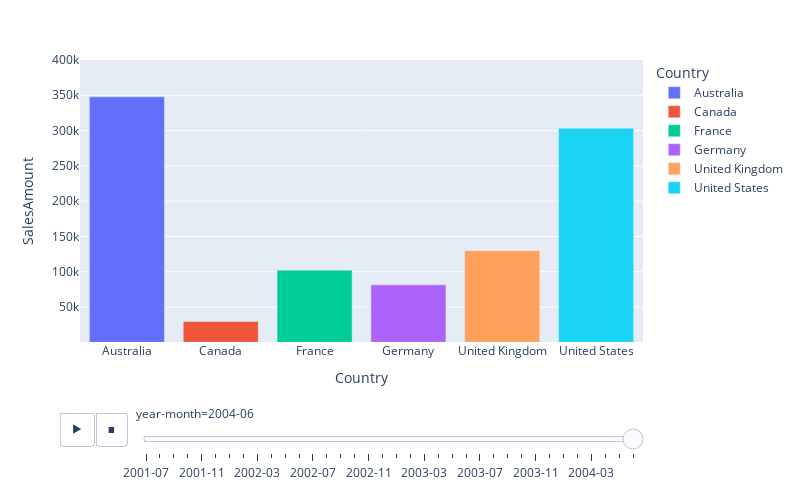

The notebook cell this image was saved under:
### Code cell
fig = px.bar(cont2, x="Country", y="SalesAmount", animation_frame="year-month", color="Country")
fig.update_layout(
    autosize=False,
    width=800,
    height=500)
fig.update_yaxes(range = [500,400000])

frames = []
for s, fr in enumerate(fig.frames):
    # set main traces to appropriate traces within plotly frame
    fig.update(data=fr.data)
    # move slider to correct place
    fig.layout.sliders[0].update(active=s)
    # generate image of current state
    frames.append(PIL.Image.open(io.BytesIO(fig.to_image(format="png"))))

    # create animated GIF
frames[0].save(
        "salse_country_bar.gif",
        save_all=True,
        append_images=frames[1:],
        optimize=True,
        duration=500,
        loop=0,
    )
    

#fig = px.bar(cont2, x="Country", y="SalesAmount", animation_frame="year-month", yaxis=[5000,500000])
fig.show()

### Figure 1 — Plotly figure (JSON) as saved in the notebook; plotly's stock layout.template omitted (floating-point values rounded to 4 significant figures)
{"data": [{"alignmentgroup": "True", "hovertemplate": "Country=%{x}<br>year-month=2004-06<br>SalesAmount=%{y}<extra></extra>", "legendgroup": "Australia", "marker": {"color": "#636efa", "pattern": {"shape": ""}}, "name": "Australia", "offsetgroup": "Australia", "orientation": "v", "showlegend": true, "textposition": "auto", "type": "bar", "x": ["Australia"], "xaxis": "x", "y": [347800.0], "yaxis": "y"}, {"alignmentgroup": "True", "hovertemplate": "Country=%{x}<br>year-month=2004-06<br>SalesAmount=%{y}<extra></extra>", "legendgroup": "Canada", "marker": {"color": "#EF553B", "pattern": {"shape": ""}}, "name": "Canada", "offsetgroup": "Canada", "orientation": "v", "showlegend": true, "textposition": "auto", "type": "bar", "x": ["Canada"], "xaxis": "x", "y": [29690.0], "yaxis": "y"}, {"alignmentgroup": "True", "hovertemplate": "Country=%{x}<br>year-month=2004-06<br>SalesAmount=%{y}<extra></extra>", "legendgroup": "France", "marker": {"color": "#00cc96", "pattern": {"shape": ""}}, "name": "France", "offsetgroup": "France", "orientation": "v", "showlegend": true, "textposition": "auto", "type": "bar", "x": ["France"], "xaxis": "x", "y": [102300.0], "yaxis": "y"}, {"alignmentgroup": "True", "hovertemplate": "Country=%{x}<br>year-month=2004-06<br>SalesAmount=%{y}<extra></extra>", "legendgroup": "Germany", "marker": {"color": "#ab63fa", "pattern": {"shape": ""}}, "name": "Germany", "offsetgroup": "Germany", "orientation": "v", "showlegend": true, "textposition": "auto", "type": "bar", "x": ["Germany"], "xaxis": "x", "y": [81430.0], "yaxis": "y"}, {"alignmentgroup": "True", "hovertemplate": "Country=%{x}<br>year-month=2004-06<br>SalesAmount=%{y}<extra></extra>", "legendgroup": "United Kingdom", "marker": {"color": "#FFA15A", "pattern": {"shape": ""}}, "name": "United Kingdom", "offsetgroup": "United Kingdom", "orientation": "v", "showlegend": true, "textposition": "auto", "type": "bar", "x": ["United Kingdom"], "xaxis": "x", "y": [129900.0], "yaxis": "y"}, {"alignmentgroup": "True", "hovertemplate": "Country=%{x}<br>year-month=2004-06<br>SalesAmount=%{y}<extra></extra>", "legendgroup": "United States", "marker": {"color": "#19d3f3", "pattern": {"shape": ""}}, "name": "United States", "offsetgroup": "United States", "orientation": "v", "showlegend": true, "textposition": "auto", "type": "bar", "x": ["United States"], "xaxis": "x", "y": [303400.0], "yaxis": "y"}], "layout": {"autosize": false, "barmode": "relative", "height": 500, "legend": {"title": {"text": "Country"}, "tracegroupgap": 0}, "margin": {"t": 60}, "sliders": [{"active": 35, "currentvalue": {"prefix": "year-month="}, "len": 0.9, "pad": {"b": 10, "t": 60}, "steps": [{"args": [["2001-07"], {"frame": {"duration": 0, "redraw": true}, "fromcurrent": true, "mode": "immediate", "transition": {"duration": 0, "easing": "linear"}}], "label": "2001-07", "method": "animate"}, {"args": [["2001-08"], {"frame": {"duration": 0, "redraw": true}, "fromcurrent": true, "mode": "immediate", "transition": {"duration": 0, "easing": "linear"}}], "label": "2001-08", "method": "animate"}, {"args": [["2001-09"], {"frame": {"duration": 0, "redraw": true}, "fromcurrent": true, "mode": "immediate", "transition": {"duration": 0, "easing": "linear"}}], "label": "2001-09", "method": "animate"}, {"args": [["2001-10"], {"frame": {"duration": 0, "redraw": true}, "fromcurrent": true, "mode": "immediate", "transition": {"duration": 0, "easing": "linear"}}], "label": "2001-10", "method": "animate"}, {"args": [["2001-11"], {"frame": {"duration": 0, "redraw": true}, "fromcurrent": true, "mode": "immediate", "transition": {"duration": 0, "easing": "linear"}}], "label": "2001-11", "method": "animate"}, {"args": [["2001-12"], {"frame": {"duration": 0, "redraw": true}, "fromcurrent": true, "mode": "immediate", "transition": {"duration": 0, "easing": "linear"}}], "label": "2001-12", "method": "animate"}, {"args": [["2002-01"], {"frame": {"duration": 0, "redraw": true}, "fromcurrent": true, "mode": "immediate", "transition": {"duration": 0, "easing": "linear"}}], "label": "2002-01", "method": "animate"}, {"args": [["2002-02"], {"frame": {"duration": 0, "redraw": true}, "fromcurrent": true, "mode": "immediate", "transition": {"duration": 0, "easing": "linear"}}], "label": "2002-02", "method": "animate"}, {"args": [["2002-03"], {"frame": {"duration": 0, "redraw": true}, "fromcurrent": true, "mode": "immediate", "transition": {"duration": 0, "easing": "linear"}}], "label": "2002-03", "method": "animate"}, {"args": [["2002-04"], {"frame": {"duration": 0, "redraw": true}, "fromcurrent": true, "mode": "immediate", "transition": {"duration": 0, "easing": "linear"}}], "label": "2002-04", "method": "animate"}, {"args": [["2002-05"], {"frame": {"duration": 0, "redraw": true}, "fromcurrent": true, "mode": "immediate", "transition": {"duration": 0, "easing": "linear"}}], "label": "2002-05", "method": "animate"}, {"args": [["2002-06"], {"frame": {"duration": 0, "redraw": true}, "fromcurrent": true, "mode": "immediate", "transition": {"duration": 0, "easing": "linear"}}], "label": "2002-06", "method": "animate"}, {"args": [["2002-07"], {"frame": {"duration": 0, "redraw": true}, "fromcurrent": true, "mode": "immediate", "transition": {"duration": 0, "easing": "linear"}}], "label": "2002-07", "method": "animate"}, {"args": [["2002-08"], {"frame": {"duration": 0, "redraw": true}, "fromcurrent": true, "mode": "immediate", "transition": {"duration": 0, "easing": "linear"}}], "label": "2002-08", "method": "animate"}, {"args": [["2002-09"], {"frame": {"duration": 0, "redraw": true}, "fromcurrent": true, "mode": "immediate", "transition": {"duration": 0, "easing": "linear"}}], "label": "2002-09", "method": "animate"}, {"args": [["2002-10"], {"frame": {"duration": 0, "redraw": true}, "fromcurrent": true, "mode": "immediate", "transition": {"duration": 0, "easing": "linear"}}], "label": "2002-10", "method": "animate"}, {"args": [["2002-11"], {"frame": {"duration": 0, "redraw": true}, "fromcurrent": true, "mode": "immediate", "transition": {"duration": 0, "easing": "linear"}}], "label": "2002-11", "method": "animate"}, {"args": [["2002-12"], {"frame": {"duration": 0, "redraw": true}, "fromcurrent": true, "mode": "immediate", "transition": {"duration": 0, "easing": "linear"}}], "label": "2002-12", "method": "animate"}, {"args": [["2003-01"], {"frame": {"duration": 0, "redraw": true}, "fromcurrent": true, "mode": "immediate", "transition": {"duration": 0, "easing": "linear"}}], "label": "2003-01", "method": "animate"}, {"args": [["2003-02"], {"frame": {"duration": 0, "redraw": true}, "fromcurrent": true, "mode": "immediate", "transition": {"duration": 0, "easing": "linear"}}], "label": "2003-02", "method": "animate"}, {"args": [["2003-03"], {"frame": {"duration": 0, "redraw": true}, "fromcurrent": true, "mode": "immediate", "transition": {"duration": 0, "easing": "linear"}}], "label": "2003-03", "method": "animate"}, {"args": [["2003-04"], {"frame": {"duration": 0, "redraw": true}, "fromcurrent": true, "mode": "immediate", "transition": {"duration": 0, "easing": "linear"}}], "label": "2003-04", "method": "animate"}, {"args": [["2003-05"], {"frame": {"duration": 0, "redraw": true}, "fromcurrent": true, "mode": "immediate", "transition": {"duration": 0, "easing": "linear"}}], "label": "2003-05", "method": "animate"}, {"args": [["2003-06"], {"frame": {"duration": 0, "redraw": true}, "fromcurrent": true, "mode": "immediate", "transition": {"duration": 0, "easing": "linear"}}], "label": "2003-06", "method": "animate"}, {"args": [["2003-07"], {"frame": {"duration": 0, "redraw": true}, "fromcurrent": true, "mode": "immediate", "transition": {"duration": 0, "easing": "linear"}}], "label": "2003-07", "method": "animate"}, {"args": [["2003-08"], {"frame": {"duration": 0, "redraw": true}, "fromcurrent": true, "mode": "immediate", "transition": {"duration": 0, "easing": "linear"}}], "label": "2003-08", "method": "animate"}, {"args": [["2003-09"], {"frame": {"duration": 0, "redraw": true}, "fromcurrent": true, "mode": "immediate", "transition": {"duration": 0, "easing": "linear"}}], "label": "2003-09", "method": "animate"}, {"args": [["2003-10"], {"frame": {"duration": 0, "redraw": true}, "fromcurrent": true, "mode": "immediate", "transition": {"duration": 0, "easing": "linear"}}], "label": "2003-10", "method": "animate"}, {"args": [["2003-11"], {"frame": {"duration": 0, "redraw": true}, "fromcurrent": true, "mode": "immediate", "transition": {"duration": 0, "easing": "linear"}}], "label": "2003-11", "method": "animate"}, {"args": [["2003-12"], {"frame": {"duration": 0, "redraw": true}, "fromcurrent": true, "mode": "immediate", "transition": {"duration": 0, "easing": "linear"}}], "label": "2003-12", "method": "animate"}, {"args": [["2004-01"], {"frame": {"duration": 0, "redraw": true}, "fromcurrent": true, "mode": "immediate", "transition": {"duration": 0, "easing": "linear"}}], "label": "2004-01", "method": "animate"}, {"args": [["2004-02"], {"frame": {"duration": 0, "redraw": true}, "fromcurrent": true, "mode": "immediate", "transition": {"duration": 0, "easing": "linear"}}], "label": "2004-02", "method": "animate"}, {"args": [["2004-03"], {"frame": {"duration": 0, "redraw": true}, "fromcurrent": true, "mode": "immediate", "transition": {"duration": 0, "easing": "linear"}}], "label": "2004-03", "method": "animate"}, {"args": [["2004-04"], {"frame": {"duration": 0, "redraw": true}, "fromcurrent": true, "mode": "immediate", "transition": {"duration": 0, "easing": "linear"}}], "label": "2004-04", "method": "animate"}, {"args": [["2004-05"], {"frame": {"duration": 0, "redraw": true}, "fromcurrent": true, "mode": "immediate", "transition": {"duration": 0, "easing": "linear"}}], "label": "2004-05", "method": "animate"}, {"args": [["2004-06"], {"frame": {"duration": 0, "redraw": true}, "fromcurrent": true, "mode": "immediate", "transition": {"duration": 0, "easing": "linear"}}], "label": "2004-06", "method": "animate"}], "x": 0.1, "xanchor": "left", "y": 0, "yanchor": "top"}], "updatemenus": [{"active": 0, "buttons": [{"args": [null, {"frame": {"duration": 500, "redraw": true}, "fromcurrent": true, "mode": "immediate", "transition": {"duration": 500, "easing": "linear"}}], "label": "&#9654;", "method": "animate"}, {"args": [[null], {"frame": {"duration": 0, "redraw": true}, "fromcurrent": true, "mode": "immediate", "transition": {"duration": 0, "easing": "linear"}}], "label": "&#9724;", "method": "animate"}], "direction": "left", "pad": {"r": 10, "t": 70}, "showactive": false, "type": "buttons", "x": 0.1, "xanchor": "right", "y": 0, "yanchor": "top"}], "width": 800, "xaxis": {"anchor": "y", "autorange": true, "categoryarray": ["Australia", "Canada", "France", "Germany", "United Kingdom", "United States"], "categoryorder": "array", "domain": [0, 1], "range": [-0.5, 5.5], "title": {"text": "Country"}, "type": "category"}, "yaxis": {"anchor": "x", "domain": [0, 1], "range": [500, 400000], "title": {"text": "SalesAmount"}, "type": "linear"}}}
